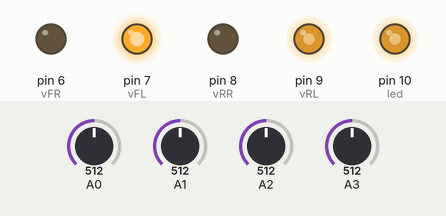
The sketch below on a simulated Arduino Uno, built with avr-gcc and run on an emulated ATmega328P. On the bench: output pins drawn as LEDs (lit = HIGH). The inputs (shaded band) are chosen by the test bench; at power-on: A0 = 512, A1 = 512, A2 = 512, A3 = 512.

Above: at 1.2 s.
1.3 s: A0 set to 599
At 2.3 s:
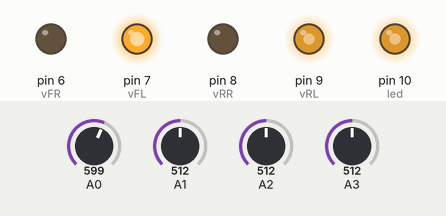
2.8 s: A0 set to 629
At 3.4 s:
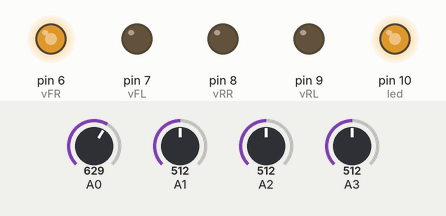
4.3 s: A1 set to 545
At 4.6 s:
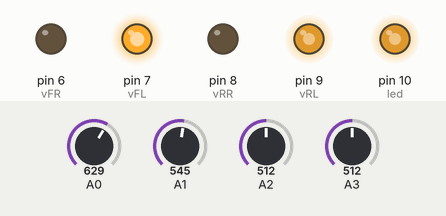
5.8 s: A2 set to 716
At 6.9 s:
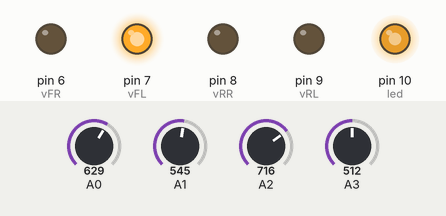
7.3 s: A3 set to 546
At 8.0 s:
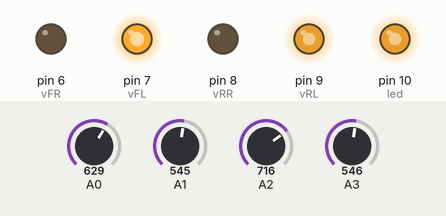
8.8 s: A3 set to 306
At 9.2 s:
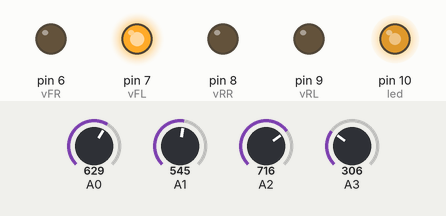
Timing chart, 0 to 11.3 s (numbered marks = the images above; inputs shaded):
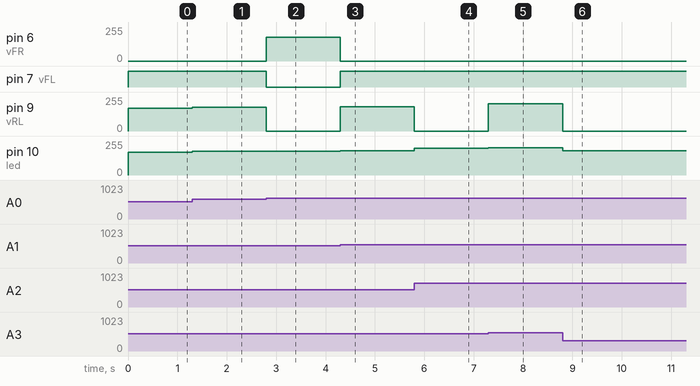

Measured:
- the behaviour switches between 611 and 612 on A0 (found by bisection; images 1 and 2)
- the behaviour switches between 529 and 530 on A1 (found by bisection; images 2 and 3)
- the behaviour switches between 532 and 533 on A3 (found by bisection; images 4 and 5)
- after the input at 1.3 s, pin 9 (vRL), pin 10 (led): 170/255 → 177/255 at once
- after the input at 2.8 s, pin 6 (vFR): 0/255 → 180/255 at once; pin 7 (vFL): HIGH → LOW at once; pin 9 (vRL): 177/255 → 0/255 at once; pin 10 (led): 177/255 → 180/255 at once
- after the input at 4.3 s, pin 6 (vFR): 180/255 → 0/255 at once; pin 7 (vFL): LOW → HIGH at once; pin 9 (vRL): 0/255 → 183/255 at once; pin 10 (led): 180/255 → 183/255 at once
- after the input at 5.8 s, pin 9 (vRL): 183/255 → 0/255 at once; pin 10 (led): 183/255 → 200/255 at once
- after the input at 7.3 s, pin 9 (vRL): 0/255 → 203/255 at once; pin 10 (led): 200/255 → 203/255 at once
- after the input at 8.8 s, pin 9 (vRL): 203/255 → 0/255 at once; pin 10 (led): 203/255 → 183/255 at once

The sketch:

vibroDFinal.ino
```cpp
/*
  Demircan Tas
  Four phototransistors and four vibromotors
*/

int led = 10;           // the PWM pin the LED is attached to
int brightness = 0;    // how bright the LED is

int sFR, sFL, sRR, sRL;
int vFR = 6, vFL = 7, vRR = 8, vRL = 9; // vibromotors are 6 ,7, 8, 9 (motor vcc connected to PA1)
int vX = 0, vZ = 0;

void setup() {
  // declare pin 9 to be an output:
  pinMode(led, OUTPUT);
  Serial.begin(115200); // 115200 for 1614
}

// the loop routine runs over and over again forever:
void loop() {
  // read input from analog pin 3
  sFR = analogRead(0); sFL = analogRead(1);//sensors are 0, 1, 2, 3 counter clockwise from top right (FTDI side is bottom)
  sRR = analogRead(3); sRL = analogRead(2);

  vX = (sFL + sRL) - (sFR + sRR);
  vZ = (sFL + sFR) - (sRL + sRR);

  // set brightness based on detected light
  brightness = (sFR + sFL + sRR + sRL) / 12; // divided by 4 (average) and 3 (adjustment)

  analogWrite(led, brightness);

  if (vX > -100 && vX < 100)
    { // go straight
        analogWrite(vFL, brightness);       // tightCW
        analogWrite(vFR, 0);       // tightCCW
        analogWrite(vRL, brightness);       // is RR now :[ broad CCW
        analogWrite(vRR, 0);       // is RL now :[ CW
    }
  else if (vX >= 100)
    { // turn right
        analogWrite(vFL, brightness);       // tightCW
        analogWrite(vFR, 0);       // tightCCW
        analogWrite(vRL, 0);       // is RR now :[ broad CCW
        analogWrite(vRR, 0);       // is RL now :[ CW
    }
  else if (vX <= -100)
    { // turn left
        analogWrite(vFL, 0);       // tightCW
        analogWrite(vFR, brightness);       // tightCCW
        analogWrite(vRL, 0);       // is RR now :[ broad CCW
        analogWrite(vRR, 0);       // is RL now :[ CW
    }
  else
    {
        analogWrite(vFL, 0);       // tightCW
        analogWrite(vFR, 0);       // tightCCW
        analogWrite(vRL, 0);       // is RR now :[ broad CCW
        analogWrite(vRR, 0);       // is RL now :[ CW
    }

  //delay(1000);
}
```
